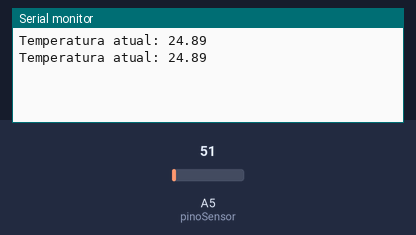
This sketch was run on a simulated Arduino Uno, built with avr-gcc and run on an emulated ATmega328P. Shown: the last lines printed to the serial monitor. The inputs (shaded band) are chosen by the test bench; at power-on: A5 (pinoSensor) = 51.

Above: at 2.8 s.
2.9 s: A5 (pinoSensor) set to 61
At 5.1 s:
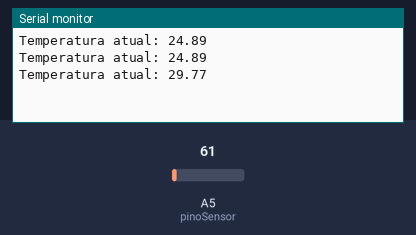
5.6 s: A5 (pinoSensor) set to 71
At 6.5 s:
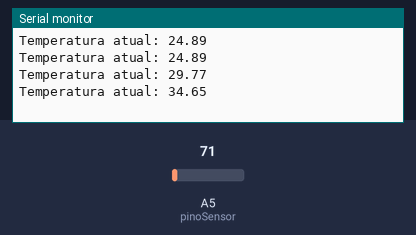
Timing chart, 0 to 8.6 s (numbered marks = the images above; inputs shaded):
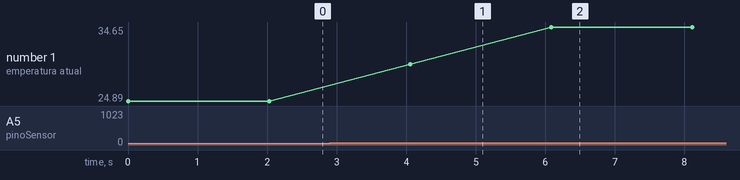

Measured:
- after the input at 2.9 s, the serial monitor: prints a new line after 1.2 s (image 1)
- after the input at 5.6 s, the serial monitor: prints a new line after 0.49 s (image 2)
- plotted number 1: 24.89 → 29.77 after the input at 2.9 s, 29.77 → 34.65 after the input at 5.6 s

The sketch:

Termometro.ino
```cpp
#include <SoftwareSerial.h>

SoftwareSerial mySerial(2, 3); // RX, TX

int pinoSensor = 5;                         //pino que está ligado ao LM35 (pino analogico 0)
int valorLido = 0;                          //valor lido na entrada analogica
float temperatura = 0;                      //valorLido convertido para temperatura ºC

void setup() {
  Serial.begin(9600);   //Inicializa comunicação Serial
Serial.flush();
mySerial.begin(9600);
}

void loop() {

  valorLido = analogRead(pinoSensor);
  temperatura = (valorLido * 0.00488);       // 5V / 1023 = 0.00488 (precisão do A/D)
  temperatura = temperatura * 100;           //Converte milivolts para graus celcius,
  Serial.print("Temperatura atual: ");
 mySerial.print("Temperatura Atual: ");
 mySerial.println(temperatura);
  Serial.println(temperatura);
  delay(2000);                               //espera 5 segundos para fazer nova leitura
}
```
